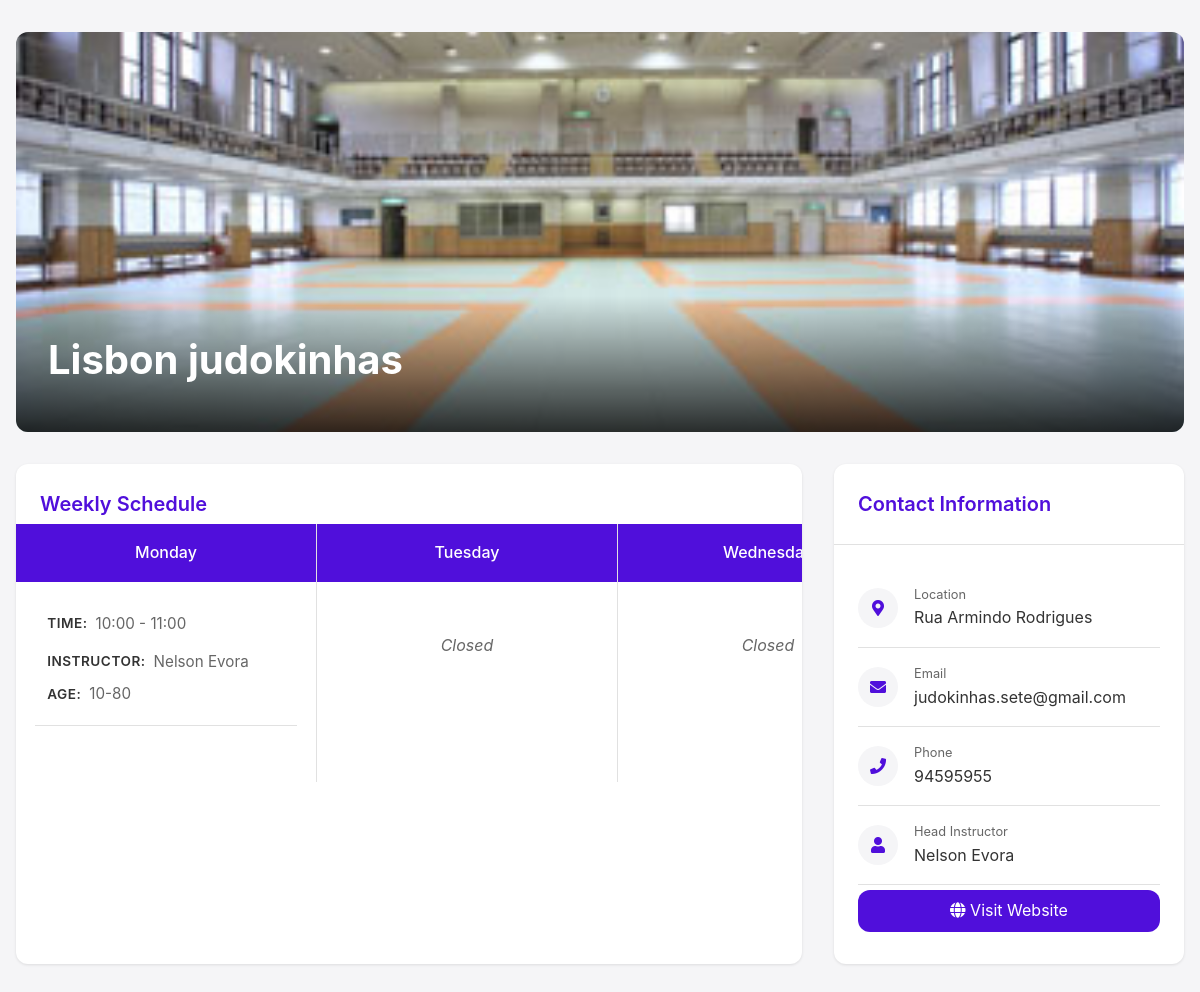
Page /dojo_details?dojo_id=1 on the committed database.
### tables this page shows
CREATE TABLE dojos(
        id INTEGER PRIMARY KEY AUTOINCREMENT,
        name TEXT NOT NULL,
        address TEXT,
        city TEXT,
        website TEXT,
        phone TEXT,
        email TEXT,
        sensei_path TEXT,
        image_path TEXT,
        price_per_month TEXT,
        head_instructor TEXT,
        latitude REAL,
        longitude REAL,
        created_at DATETIME DEFAULT CURRENT_TIMESTAMP
    );

CREATE TABLE schedules (
            id INTEGER PRIMARY KEY AUTOINCREMENT,
            dojo_id INTEGER NOT NULL,
            day_of_week TEXT NOT NULL,
            start_time TIME NOT NULL,
            end_time TIME NOT NULL,
            instructor TEXT,
            competition_only BOOLEAN,
            age_range TEXT,
            FOREIGN KEY (dojo_id) REFERENCES dojos(id) ON DELETE CASCADE
        );

### app.py (the view)
@app.route('/dojo_details',methods=['GET'])
def dojo_details():
    dojo_id = request.args.get('dojo_id')
    dojo_details,schedules = get_dojo_details_with_schedules(dojo_id)
    return render_template('dojo_details.html',dojo_details=dojo_details,schedules=schedules)

### app.py (called while the page is built)
def get_dojo_details_with_schedules(dojo_id):
    conn = sqlite3.connect('./DB/dojo_listings.db')
    cursor = conn.cursor()
    cursor.execute('''
        SELECT d.name, d.address, d.website, d.email, d.sensei_path, d.image_path, d.phone, d.head_instructor,
               s.day_of_week, s.start_time, s.end_time, s.instructor, s.competition_only, s.age_range
        FROM dojos d
        LEFT JOIN schedules s ON d.id = s.dojo_id
        WHERE d.id = ?
    ''', (dojo_id,))
    results = cursor.fetchall()
    conn.close()
    if results:
        dojo_details = results[0][:8]  # First 9 fields are dojo details
        schedules = [result[8:] for result in results if result[8] is not None]  # Remaining fields are schedules
        return dojo_details, schedules
    else:
        return None, []

### templates/dojo_details.html (shortened to what this page needs)
<!DOCTYPE html>
<html lang="en">
<head>
    <link rel="stylesheet" href="https://cdnjs.cloudflare.com/ajax/libs/font-awesome/5.15.4/css/all.min.css">
</head>
<body>
    <div class="container">
        <div class="hero">
            <img class="hero-image" src="{{dojo_details[5]}}" alt="{{dojo_details[0]}}">
            <div class="hero-overlay">
                <h1 class="dojo-name">{{dojo_details[0]}}</h1>
            </div>
        </div>
        <div class="content">
            <div class="card">
                <div class="card-header">
                    <h2 class="card-title">Weekly Schedule</h2>
                </div>
                <div class="schedule-grid-container">
                    <div class="schedule-grid">
                        {% for day in ['Monday', 'Tuesday', 'Wednesday', 'Thursday', 'Friday', 'Saturday', 'Sunday'] %}
                        <div class="day-column">
                            <div class="day-header">{{day}}</div>
                            <div class="day-content">
                                {% set day_schedule = [] %}
                                {% if day_schedule %}
                                    {% for schedule in day_schedule %}
                                    <div class="class-item">
                                        <div class="class-info">
                                            <div class="class-time">
                                                <span class="label">Time:</span>
                                                <span class="value">{{schedule[1]}} - {{schedule[2]}}</span>
                                            </div>
                                            <div class="instructor-container">
                                                <span class="label">Instructor:</span>
                                                <span class="value">{{schedule[3]}}</span>
                                            </div>
                                            <div class="age-container">
                                                <span class="label">Age:</span>
                                                <span class="value">{{schedule[5]}}</span>
                                            </div>
                                        </div>
                                    </div>
                                    {% endfor %}
                                {% else %}
                                    <div class="closed">Closed</div>
                                {% endif %}
                            </div>
                        </div>
                        {% endfor %}
                    </div>
                </div>
            </div>
            <div class="card">
                <div class="card-header">
                    <h2 class="card-title">Contact Information</h2>
                </div>
                <div class="contact-list">
                    <div class="contact-item">
                        <div class="contact-icon">
                            <i class="fas fa-map-marker-alt"></i>
                        </div>
                        <div class="contact-text">
                            <div class="contact-label">Location</div>
                            <a href="https://www.google.com/maps/search/?api=1&query={{dojo_details[1]|urlencode}}"
                               target="_blank"
                               class="contact-link">
                                {{dojo_details[1]}}
                            </a>
                        </div>
                    </div>
                    <div class="contact-item">
                        <div class="contact-icon">
                            <i class="fas fa-envelope"></i>
                        </div>
                        <div class="contact-text">
                            <div class="contact-label">Email</div>
                            <a href="mailto:{{dojo_details[3]}}" class="contact-link">
                                {{dojo_details[3]}}
                            </a>
                        </div>
                    </div>
                    <div class="contact-item">
                        <div class="contact-icon">
                            <i class="fas fa-phone"></i>
                        </div>
                        <div class="contact-text">
                            <div class="contact-label">Phone</div>
                            {{dojo_details[6]}}
                        </div>
                    </div>
                    <div class="contact-item">
                        <div class="contact-icon">
                            {% if dojo_details[4] %}
                                <img src="{{ dojo_details[4] }}" alt="Head Instructor" style="width: 100%; height: 100%; border-radius: 50%; object-fit: cover;">
                            {% else %}
                                <i class="fas fa-user"></i>
                            {% endif %}
                        </div>
                        <div class="contact-text">
                            <div class="contact-label">Head Instructor</div>
                            {{dojo_details[7]}}
                        </div>
                    </div>
                    <a href="{{dojo_details[2]}}" class="website-btn">
                        <i class="fas fa-globe"></i> Visit Website
                    </a>
                </div>
            </div>
        </div>
    </div>
</body>
</html>

### templates/dojo_details.html (style rules this page uses)
:root { --primary-color: #500FDB; --primary-hover: #3e0cb3; --text-color: #333; --secondary-text: #666; --background: #f5f5f7; --card-bg: #ffffff; --border: #e1e1e1; --shadow: 0 1px 3px rgba(0,0,0,0.1); --radius: 12px; }
* { margin: 0; padding: 0; box-sizing: border-box; }
body { font-family: -apple-system, BlinkMacSystemFont, 'Segoe UI', Roboto, sans-serif; background: var(--background); color: var(--text-color); line-height: 1.6; }
.container { max-width: 1200px; margin: 0 auto; padding: 2rem 1rem; }
.hero { position: relative; height: 400px; border-radius: var(--radius); overflow: hidden; margin-bottom: 2rem; }
.hero-image { width: 100%; height: 100%; object-fit: cover; }
.hero-overlay { position: absolute; bottom: 0; left: 0; right: 0; background: linear-gradient(transparent, rgba(0,0,0,0.8)); padding: 2rem; color: white; }
.dojo-name { font-size: 2.5rem; font-weight: 700; margin-bottom: 0.5rem; }
.content { display: grid; grid-template-columns: 1fr 350px; gap: 2rem; }
.card { background: var(--card-bg); border-radius: var(--radius); box-shadow: var(--shadow); height: 500px; position: relative; overflow: hidden; }
.card-header { padding: 1.5rem; border-bottom: 1px solid var(--border); }
.card-title { font-size: 1.25rem; color: var(--primary-color); font-weight: 600; }
.schedule-grid-container { position: absolute; top: 60px; left: 0; right: 0; bottom: 0; overflow: auto; -webkit-overflow-scrolling: touch; }
.schedule-grid { display: grid; grid-template-columns: repeat(7, 300px); gap: 1px; background: var(--border); min-width: min-content; height: min-content; }
.day-column { background: var(--card-bg); min-width: 300px; }
.day-header { position: sticky; top: 0; z-index: 1; padding: 1rem; text-align: center; background: var(--primary-color); color: white; font-weight: 500; }
.day-content { padding: 1.2rem; min-height: 200px; }
.class-item { margin-bottom: 1rem; padding: 0.75rem; border-bottom: 1px solid var(--border); position: relative; }
.class-info { display: flex; flex-direction: column; gap: 0.5rem; }
.class-time, .class-instructor, .class-age { display: flex; gap: 0.5rem; line-height: 1.4; }
.class-time { display: flex; align-items: center; gap: 0.5rem; margin-bottom: 0.5rem; color: var(--text-color); }
.instructor-container, .age-container { display: flex; align-items: center; gap: 0.5rem; }
.age-container { margin-bottom: 0.4rem; }
.label { font-size: 0.85rem; color: var(--text-color); text-transform: uppercase; letter-spacing: 0.5px; font-weight: 600; }
.value { font-size: 0.95rem; color: var(--secondary-text); font-weight: 400; }
.closed { color: var(--secondary-text); font-style: italic; text-align: center; padding: 2rem 0; }
.contact-list { padding: 1.5rem; }
.contact-item { display: flex; align-items: center; gap: 1rem; padding: 1rem 0; border-bottom: 1px solid var(--border); }
.contact-icon { width: 40px; height: 40px; background: var(--background); border-radius: 50%; display: flex; align-items: center; justify-content: center; color: var(--primary-color); }
.contact-text { flex: 1; }
.contact-label { font-size: 0.8rem; color: var(--secondary-text); }
.website-btn { display: block; background: var(--primary-color); color: white; text-decoration: none; margin-top: 0.3rem; padding: 0.5rem; text-align: center; border-radius: var(--radius); transition: all 0.3s ease; }
.schedule-grid-container { scrollbar-width: thin; scrollbar-color: var(--primary-color) #F5F5F5; }
.class-time .label { color: var(--text-color); }
.class-time .value { color: var(--secondary-text); }
.contact-link { color: var(--text-color); text-decoration: none; transition: color 0.3s ease; }

### rows in the picture
dojos: image_path (picture), name "Lisbon judokinhas", address "Rua Armindo Rodrigues", email "judokinhas.sete@gmail.com", phone "94595955", head_instructor "Nelson Evora"
schedules: start_time "10:00", end_time "11:00", instructor "Nelson Evora", age_range "10-80"

### other values in the picture
{{ day }} "Monday" "Tuesday"
